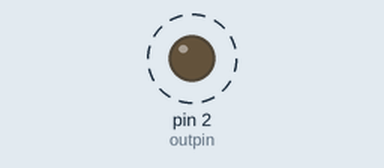
Recording of a sketch running on a simulated Arduino Uno, built with avr-gcc and run on an emulated ATmega328P. Shown: output pins drawn as LEDs (lit = HIGH). Dashed ring = blinking. What the sketch prints to the serial monitor is not drawn.

Above: at 0.05 s.
Timing chart, 0 to 3.0 s (numbered marks = the images above):
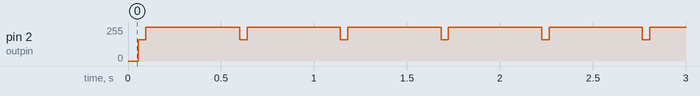

Measured:
- by itself, pin 2 (outpin): alternates 255/255 for 0.50 s and 158/255 for 0.04 s

The sketch:

kadai6_transmitter.ino
```cpp
int outpin = 2;   // 送信用 ピン番号
int data_length = 7;   // 送信データ長
byte data = B0100101;  // 送信データ (10進数の37)
int dly = 5;    // 各ビットの送信間隔 (100, 20, 5)
int dly2 = 500;   // データの送信間隔

void setup() {
  // put your setup code here, to run once:
  Serial.begin(9600);
  pinMode(outpin, OUTPUT);
  digitalWrite(outpin, HIGH);
}

void loop() {
  // put your main code here, to run repeatedly:
  digitalWrite(outpin, 0);  // Send start bit (0)
  Serial.println("0 (Start)");
  delay(dly);

  for (int i = 0; i < 7; i++) {
    digitalWrite(outpin, bitRead(data, i));
    Serial.println(bitRead(data, i));  // Send No.i bit from right on data
    delay(dly);
  }
  digitalWrite(outpin, 1);  // Send stop bit (1);
  Serial.println("1 (End)");
  delay(dly2);
}
```
